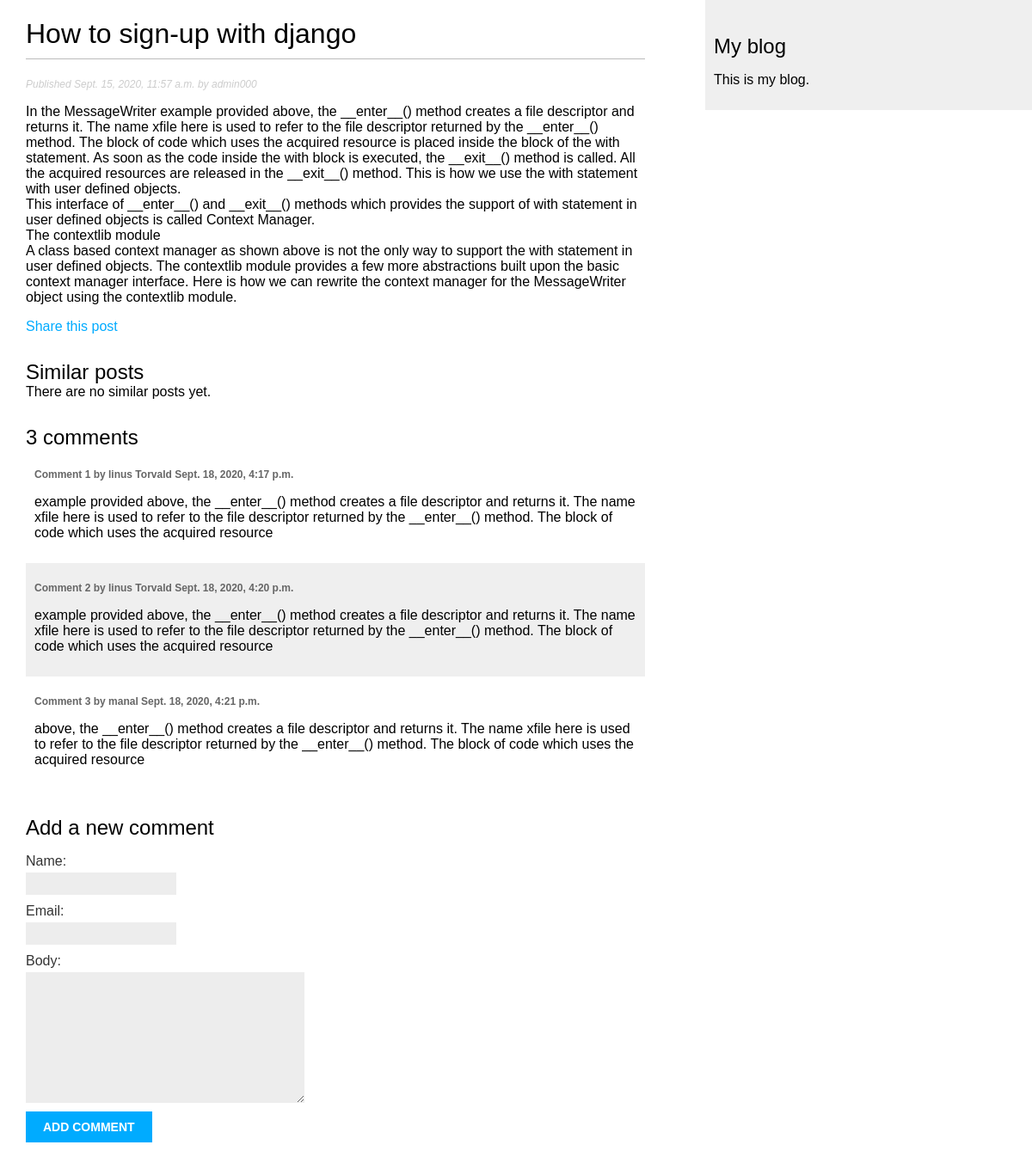
The page /blog/2020/9/15/how-sign-django/ on the database as committed earlier.
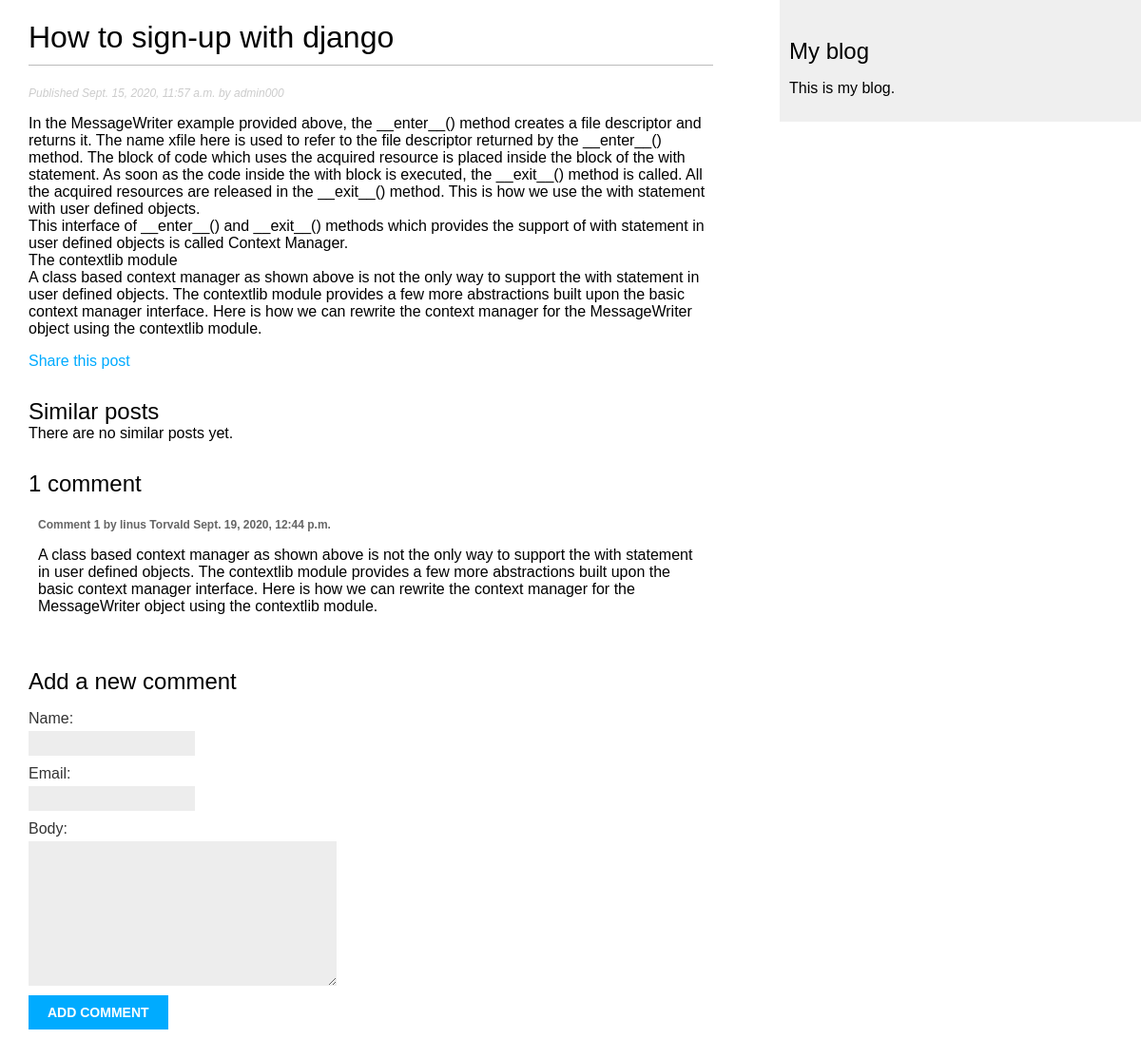
The same page on the database as committed later.
### myapp/models.py (models this page shows, shortened)
class Post(models.Model):
	STATUS_CHOICES = (
	('draft', 'Draft'),
	('published', 'Published'),
	)
	title = models.CharField(max_length=250)
	slug = models.SlugField(max_length=250,unique_for_date='publish')
	author = models.ForeignKey(User,on_delete=models.CASCADE,related_name='blog_posts')
	body = models.TextField()
	publish = models.DateTimeField(default=timezone.now)
	created = models.DateTimeField(auto_now_add=True)
	updated = models.DateTimeField(auto_now=True)
	status = models.CharField(max_length=10,
	choices=STATUS_CHOICES,
	default='draft')
	tags = TaggableManager()
	class Meta:
		ordering = ('-publish',)

class Comment(models.Model):
	post=models.ForeignKey(Post,on_delete=models.CASCADE,related_name='comments')
	name=models.CharField(max_length=80)
	email=models.EmailField()
	body=models.TextField()
	created=models.DateTimeField(auto_now=True)
	updated=models.DateTimeField(auto_now=True)
	active=models.BooleanField(default=True)
	class Meta:
		ordering=('created',)

### myapp/views.py (the view)
# urls.py: path('<int:year>/<int:month>/<int:day>/<slug:post>/',views.post_details,name='post_detail'),
def post_details(request,year,month,day ,post):
	post=get_object_or_404(Post,slug=post,
								status='published',
								publish__year=year,
								publish__month=month,
								publish__day=day)
	comments=post.comments.filter(active=True)
	new_comment=None
	if request.method=='POST':
		comment_form=CommentForm(data=request.POST)
		if comment_form.is_valid():
			new_comment=comment_form.save(commit=False)
			new_comment.post=post
			new_comment.save()
	else:
		comment_form=CommentForm()
	return render(request,'post_details.html',{'post':post,'comments':comments,'comment_form':comment_form})

### myapp/forms.py
class CommentForm(forms.ModelForm):
	class Meta:
		model=Comment
		fields=('name','email','body')

### myapp/templates/post_details.html (shortened to what this page needs)
{% extends "base.html" %}
{% block content %}
  <h1>{{ post.title }}</h1>
  <p class="date">
    Published {{ post.publish }} by {{ post.author }}
  </p>
  {{ post.body|linebreaks }}
  <p>
    <a href="{% url 'blog:post_share' post.id %}">
      Share this post
    </a>
  </p>
  <h2>Similar posts</h2>
  {% for post in similar_posts %}
    <p>
      <a href="{{ post.get_absolute_url }}">{{ post.title }}</a>
    </p>
  {% empty %}
    There are no similar posts yet.
  {% endfor %}
  {% with comments.count as total_comments %}
    <h2>
      {{ total_comments }} comment{{ total_comments|pluralize }}
    </h2>
  {% endwith %}
  {% for comment in comments %}
    <div class="comment">
      <p class="info">
        Comment {{ forloop.counter }} by {{ comment.name }}
        {{ comment.created }}
      </p>
      {{ comment.body|linebreaks }}
    </div>
  {% empty %}
    <p>There are no comments yet.</p>
  {% endfor %}
  {% if new_comment %}
    <h2>Your comment has been added.</h2>
  {% else %}
    <h2>Add a new comment</h2>
    <form method="post">
      {{ comment_form.as_p }}
      <p><input type="submit" value="Add comment"></p>
    </form>
  {% endif %}
{% endblock %}

### templates/base.html (shortened to what this page needs)
{% load static %}
<!DOCTYPE html>
<html>
<head>
 <link href="{% static 'css/blog.css' %}" rel="stylesheet">
</head>
<body>
 <div id="content">
 {% block content %}
 {% endblock %}
 </div>
 <div id="sidebar">
 <h2 style="max-height: 50px">My blog</h2>
 <p>This is my blog.</p>
 </div>
</body>
</html>

### static/css/blog.css (style rules this page uses)
body { margin:0; padding:0; font-family:arial, sans-serif; ; }
a { color:#00abff; text-decoration:none; }
h1 { font-weight:normal; border-bottom:1px solid #bbb; padding:0 0 10px 0; }
h2 { font-weight:normal; margin:30px 0 0; }
#content { float:left; width:60%; padding:0 0 0 30px; }
#sidebar { float:right; width:30%; padding:10px; background:#efefef; height:100%; }
p.date { color:#ccc; font-family: helvetica, sans-serif; font-size: 12px; font-style: italic; }
label { float:left; clear:both; color:#333; margin-bottom:4px; }
input, textarea { clear:both; float:left; margin:0 0 10px; background:#ededed; border:0; padding:6px 10px; font-size:12px; }
input[type=submit] { font-weight:bold; background:#00abff; color:#fff; padding:10px 20px; font-size:14px; text-transform:uppercase; }
.comment { padding:10px; }
.comment .info { font-weight:bold; font-size:12px; color:#666; }

Rows that differ between the two databases and show on the page:
removed Comment: name "linus Torvald", created "Sept. 18, 2020, 4:17 p.m.", body "example provided above, the __enter__() method creates a file descriptor and returns it. The name xfile here is used to refer to the file descriptor returned by the __enter__() method. The block of code which uses the acquired resource"
removed Comment: name "linus Torvald", created "Sept. 18, 2020, 4:20 p.m.", body "example provided above, the __enter__() method creates a file descriptor and returns it. The name xfile here is used to refer to the file descriptor returned by the __enter__() method. The block of code which uses the acquired resource"
removed Comment: name "manal", created "Sept. 18, 2020, 4:21 p.m.", body "above, the __enter__() method creates a file descriptor and returns it. The name xfile here is used to refer to the file descriptor returned by the __enter__() method. The block of code which uses the acquired resource"
added Comment: name "linus Torvald", created "Sept. 19, 2020, 12:44 p.m.", body "A class based context manager as shown above is not the only way to support the with statement in user defined objects. The contextlib module provides a few more abstractions built upon the basic context manager interface. Here is how we can rewrite the context manager for the MessageWriter object using the contextlib module."
Other text that changed with them:
{{ total_comments }}: "3" → "1"
